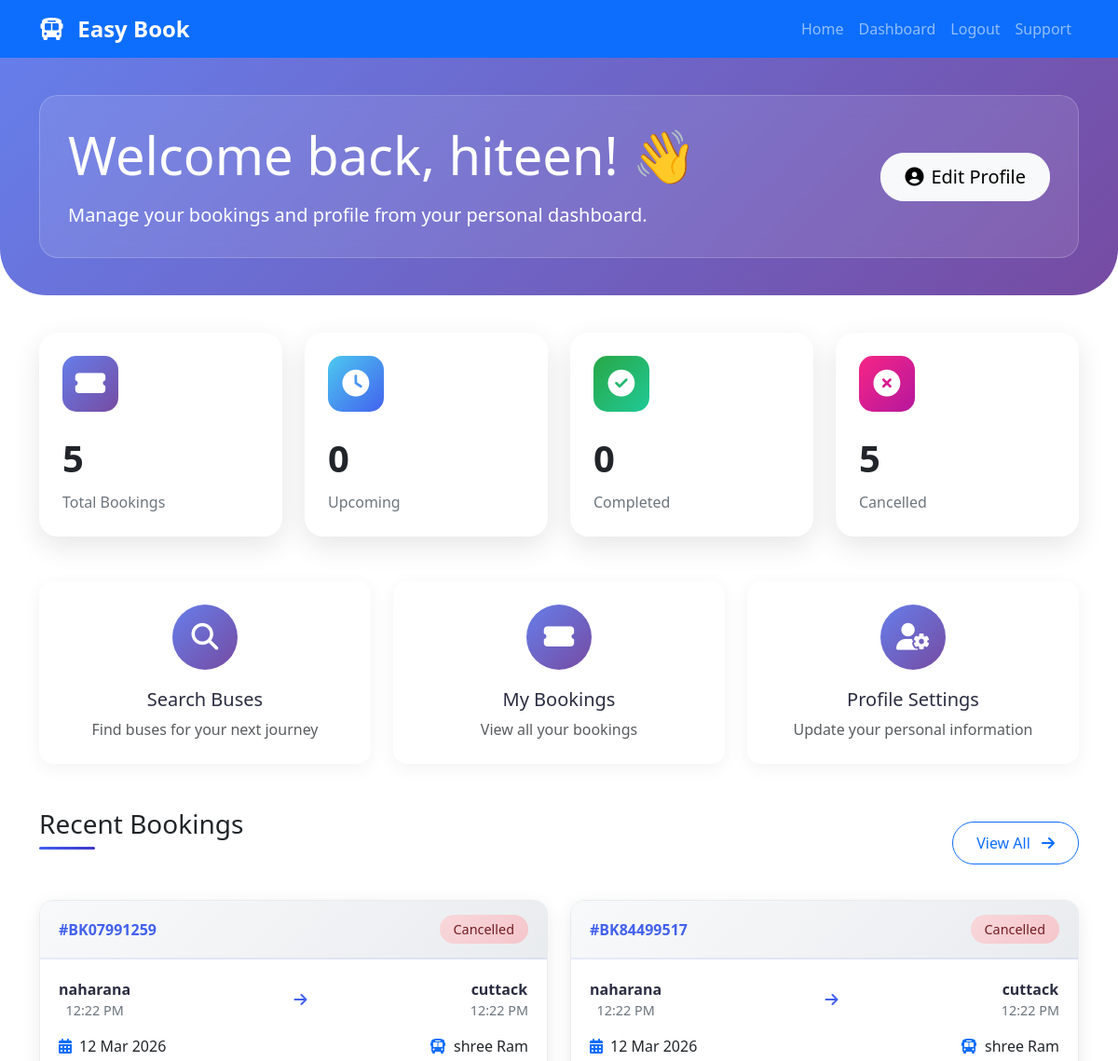
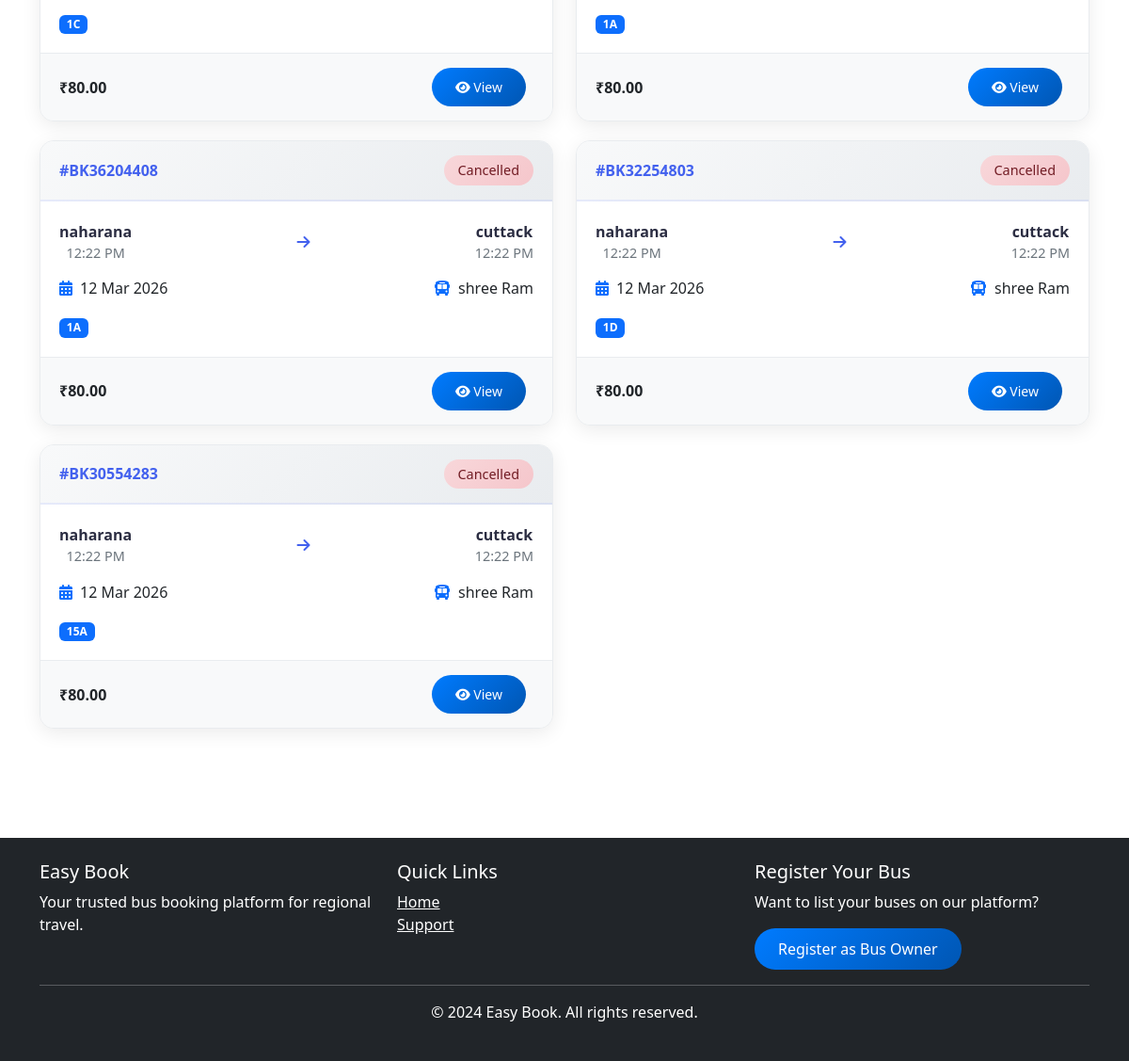
/accounts/dashboard/ (signed in), run on an earlier commit of the app's database (2 pictures, top to bottom).
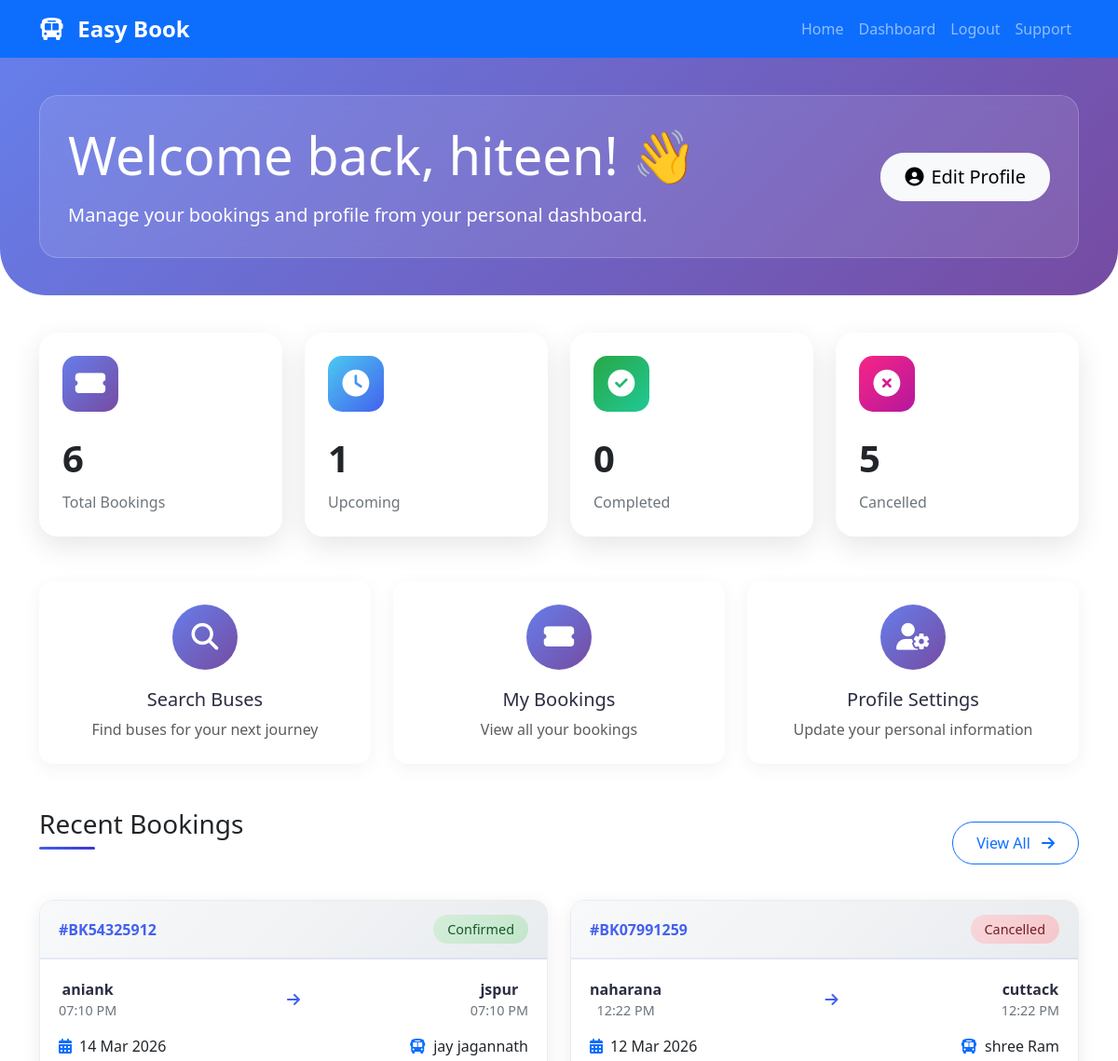
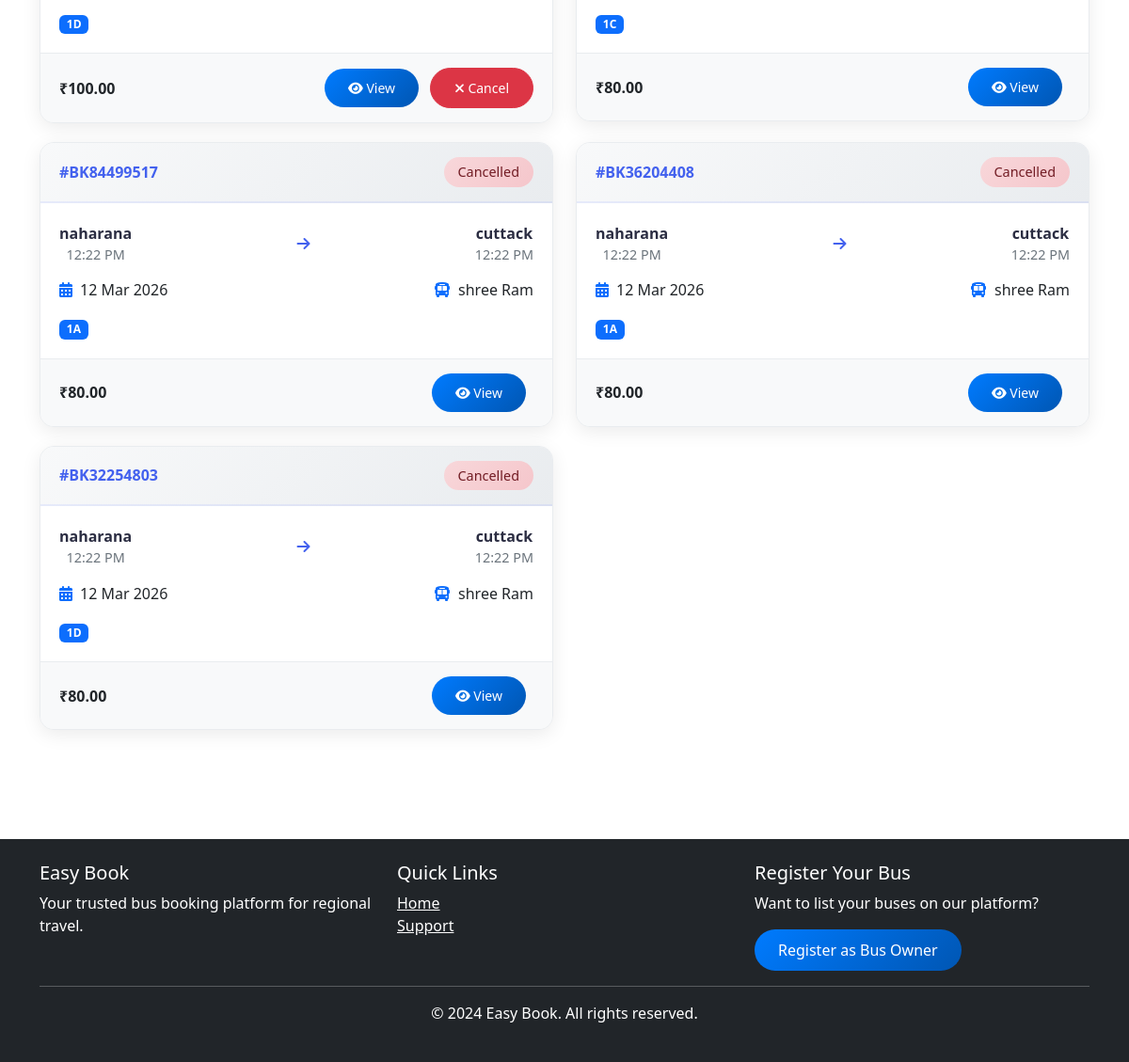
And on a later commit of the database (2 pictures, top to bottom).
### easybook/apps/bookings/models.py (models this page shows, shortened)
class Booking(models.Model):
    BOOKING_STATUS = (
        ('pending', 'Pending'),
        ('confirmed', 'Confirmed'),
        ('cancelled', 'Cancelled'),
        ('completed', 'Completed'),
    )
    user = models.ForeignKey(User, on_delete=models.CASCADE, limit_choices_to={'user_type': 'customer'}, related_name='customer_bookings')
    route = models.ForeignKey(Route, on_delete=models.CASCADE, related_name='route_bookings')
    booking_date = models.DateTimeField(auto_now_add=True)
    journey_date = models.DateField()
    total_amount = models.DecimalField(max_digits=10, decimal_places=2)
    status = models.CharField(max_length=20, choices=BOOKING_STATUS, default='pending')
    payment_id = models.CharField(max_length=100, blank=True, null=True)
    payment_method = models.CharField(max_length=50, blank=True, null=True)
    booking_reference = models.CharField(max_length=20, unique=True)

class BookedSeat(models.Model):
    GENDER_CHOICES = (
        ('M', 'Male'),
        ('F', 'Female'),
        ('O', 'Other'),
    )
    booking = models.ForeignKey(Booking, on_delete=models.CASCADE, related_name='booked_seats')
    seat = models.ForeignKey(Seat, on_delete=models.CASCADE, related_name='seat_bookings')
    passenger_name = models.CharField(max_length=100)
    passenger_age = models.IntegerField()
    passenger_gender = models.CharField(max_length=10, choices=GENDER_CHOICES)
    passenger_adhar = models.CharField(max_length=12, blank=True, null=True)
    class Meta:
        unique_together = ['booking', 'seat']

### easybook/apps/bus_owners/models.py (models this page shows, shortened)
class Route(models.Model):
    bus = models.ForeignKey(Bus, on_delete=models.CASCADE, related_name='routes')
    source = models.CharField(max_length=100)
    destination = models.CharField(max_length=100)
    departure_time = models.DateTimeField()
    arrival_time = models.DateTimeField()
    duration = models.CharField(max_length=50, help_text="e.g., 5 hours 30 mins", blank=True)
    fare = models.DecimalField(max_digits=10, decimal_places=2)
    available_seats = models.IntegerField()
    operating_days = models.CharField(max_length=100, help_text="Mon,Tue,Wed,Thu,Fri,Sat,Sun", default="All Days")

class Bus(models.Model):
    BUS_TYPES = (
        ('ac', 'AC'),
        ('non_ac', 'Non AC'),
        ('sleeper', 'Sleeper'),
        ('seater', 'Seater'),
        ('ac_sleeper', 'AC Sleeper'),
        ('luxury', 'Luxury'),
    )
    BUS_LAYOUTS = (
        ('2x2', '2 x 2 (4 seats per row)'),
        ('2x1', '2 x 1 (3 seats per row)'),
        ('1x2', '1 x 2 (3 seats per row)'),
        ('sleeper_2x1', 'Sleeper 2 x 1'),
        ('sleeper_1x1', 'Sleeper 1 x 1'),
    )
    owner = models.ForeignKey(User, on_delete=models.CASCADE, limit_choices_to={'user_type': 'bus_owner'}, related_name='buses')
    bus_name = models.CharField(max_length=100)
    bus_type = models.CharField(max_length=20, choices=BUS_TYPES)
    bus_number = models.CharField(max_length=20, unique=True)
    total_seats = models.IntegerField()
    seat_layout = models.CharField(max_length=20, choices=BUS_LAYOUTS, default='2x2')
    amenities = models.TextField(help_text="AC, WiFi, Charging point, etc.", blank=True)
    bus_image = models.ImageField(upload_to='bus_images/', null=True, blank=True)
    is_active = models.BooleanField(default=True)
    created_at = models.DateTimeField(auto_now_add=True)
    updated_at = models.DateTimeField(auto_now=True)

class Seat(models.Model):
    SEAT_TYPES = (
        ('window', 'Window'),
        ('aisle', 'Aisle'),
        ('middle', 'Middle'),
        ('sleeper_lower', 'Sleeper Lower'),
        ('sleeper_upper', 'Sleeper Upper'),
    )
    bus = models.ForeignKey(Bus, on_delete=models.CASCADE, related_name='seats')
    seat_number = models.CharField(max_length=10)
    seat_type = models.CharField(max_length=20, choices=SEAT_TYPES, default='window')
    seat_row = models.IntegerField()
    seat_column = models.IntegerField()
    is_active = models.BooleanField(default=True)
    class Meta:
        unique_together = ['bus', 'seat_number']
        ordering = ['seat_row', 'seat_column']

### easybook/apps/accounts/views.py (the view)
# urls.py: path('dashboard/', views.dashboard, name='dashboard'),
@login_required
def dashboard(request):
    if request.user.user_type == 'bus_owner':
        return redirect('bus_owner_dashboard')
    else:
        bookings = Booking.objects.filter(user=request.user).order_by('-booking_date')
        total_bookings = bookings.count()
        upcoming_bookings = bookings.filter(
            status='confirmed',
            journey_date__gte=timezone.now().date()
        ).count()
        completed_bookings = bookings.filter(status='completed').count()
        cancelled_bookings = bookings.filter(status='cancelled').count()
        recent_bookings = bookings[:5]
        context = {
            'bookings': bookings,
            'recent_bookings': recent_bookings,
            'total_bookings': total_bookings,
            'upcoming_bookings': upcoming_bookings,
            'completed_bookings': completed_bookings,
            'cancelled_bookings': cancelled_bookings,
        }
        return render(request, 'customer/dashboard.html', context)

### templates/customer/dashboard.html (shortened to what the changed rows need)
{% extends 'base.html' %}
{% load static %}
{% block content %}
<div class="dashboard-header">
    <div class="container">
        <div class="welcome-card">
            <div class="row align-items-center">
                <div class="col-md-8">
                    <h1 class="display-4 mb-3">Welcome back, {{ user.first_name|default:user.username }}! 👋</h1>
                </div>
            </div>
        </div>
    </div>
</div>
<div class="container mb-5">
    <div class="row g-4 mb-5">
        <div class="col-md-3">
            <div class="stat-card total">
                <div class="stat-icon">
                    <i class="fas fa-ticket-alt"></i>
                </div>
                <div class="stat-value">{{ total_bookings }}</div>
                <div class="stat-label">Total Bookings</div>
            </div>
        </div>
        <div class="col-md-3">
            <div class="stat-card upcoming">
                <div class="stat-icon">
                    <i class="fas fa-clock"></i>
                </div>
                <div class="stat-value">{{ upcoming_bookings }}</div>
                <div class="stat-label">Upcoming</div>
            </div>
        </div>
    </div>
    {% if recent_bookings %}
        <div class="row">
            {% for booking in recent_bookings %}
            <div class="col-md-6">
                <div class="booking-card">
                    <div class="booking-header">
                        <span class="booking-ref">#{{ booking.booking_reference }}</span>
                        <span class="status-badge status-{{ booking.status }}">
                            {{ booking.status|title }}
                        </span>
                    </div>
                    <div class="booking-body">
                        <div class="booking-route">
                            <div class="route-point">
                                <div class="route-city">{{ booking.route.source }}</div>
                                <div class="route-time">{{ booking.route.departure_time|date:"h:i A" }}</div>
                            </div>
                            <div class="route-arrow">
                                <i class="fas fa-arrow-right"></i>
                            </div>
                            <div class="route-point">
                                <div class="route-city">{{ booking.route.destination }}</div>
                                <div class="route-time">{{ booking.route.arrival_time|date:"h:i A" }}</div>
                            </div>
                        </div>
                        <div class="d-flex justify-content-between align-items-center">
                            <div>
                                <i class="fas fa-calendar-alt text-primary me-2"></i>{{ booking.journey_date|date:"d M Y" }}
                            </div>
                            <div>
                                <i class="fas fa-bus text-primary me-2"></i>{{ booking.route.bus.bus_name }}
                            </div>
                        </div>
                        <div class="mt-3">
                            {% for seat in booking.booked_seats.all %}
                                <span class="badge bg-primary me-1">{{ seat.seat.seat_number }}</span>
                            {% endfor %}
                        </div>
                    </div>
                    <div class="booking-footer">
                        <span class="fw-bold">₹{{ booking.total_amount|floatformat:2 }}</span>
                        <div>
                            <a href="{% url 'booking_confirmation' booking.id %}" class="btn btn-sm btn-primary me-2">
                                <i class="fas fa-eye"></i> View
                            </a>
                            {% if booking.status == 'confirmed' %}
                            <a href="{% url 'cancel_booking' booking.id %}" class="btn btn-sm btn-danger"
                               onclick="return confirm('Are you sure you want to cancel this booking?')">
                                <i class="fas fa-times"></i> Cancel
                            </a>
                            {% endif %}
                        </div>
                    </div>
                </div>
            </div>
            {% endfor %}
        </div>
    {% endif %}
</div>
{% endblock %}

What changed in the data, as far as the page shows it:
no longer on this page (row unchanged): Booking: booking_reference "BK30554283", status "Cancelled", route.source "naharana", route.departure_time "12:22 PM", route.destination "cuttack", route.arrival_time "12:22 PM", journey_date "12 Mar 2026", route.bus.bus_name "shree Ram", total_amount "80.00"
no longer on this page (row unchanged): BookedSeat: seat.seat_number "15A", shown under "BK30554283"
added Booking: booking_reference "BK54325912", status "Confirmed", route.source "aniank", route.departure_time "07:10 PM", route.destination "jspur", route.arrival_time "07:10 PM", journey_date "14 Mar 2026", route.bus.bus_name "jay jagannath", total_amount "100.00", shows "Cancel"
added BookedSeat: seat.seat_number "1D", shown under "BK54325912"
Also different on the page:
{{ total_bookings }}: "5" → "6"
{{ upcoming_bookings }}: "0" → "1"
